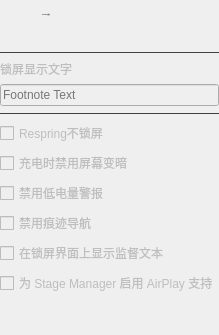
            <widget class="QWidget" name="springboardOptionsPage">
             <layout class="QVBoxLayout" name="verticalLayout_10">
              <property name="leftMargin">
               <number>0</number>
              </property>
              <property name="topMargin">
               <number>0</number>
              </property>
              <property name="rightMargin">
               <number>0</number>
              </property>
              <property name="bottomMargin">
               <number>0</number>
              </property>
              <item>
               <widget class="QWidget" name="horizontalWidget_4" native="true">
                <layout class="QHBoxLayout" name="horizontalLayout_13">
                 <property name="spacing">
                  <number>10</number>
                 </property>
                 <property name="leftMargin">
                  <number>0</number>
                 </property>
                 <property name="topMargin">
                  <number>9</number>
                 </property>
                 <property name="rightMargin">
                  <number>0</number>
                 </property>
                 <property name="bottomMargin">
                  <number>9</number>
                 </property>
                 <item>
                  <widget class="QToolButton" name="toolButton_7">
                   <property name="enabled">
                    <bool>false</bool>
                   </property>
                   <property name="styleSheet">
                    <string notr="true">QToolButton {
	icon-size: 24px;
	background-color: transparent;
	padding-left: 0px;
	padding-right: 5px;
	border-radius: 0px;
}</string>
                   </property>
                   <property name="icon">
                    <iconset>
                     <normaloff>:/icon/app-indicator.svg</normaloff>:/icon/app-indicator.svg</iconset>
                   </property>
                  </widget>
                 </item>
                 <item>
                  <widget class="QWidget" name="verticalWidget_3" native="true">
                   <layout class="QVBoxLayout" name="verticalLayout_7">
                    <property name="spacing">
                     <number>6</number>
                    </property>
                    <property name="leftMargin">
                     <number>0</number>
                    </property>
                    <property name="topMargin">
                     <number>0</number>
                    </property>
                    <property name="rightMargin">
                     <number>0</number>
                    </property>
                    <property name="bottomMargin">
                     <number>0</number>
                    </property>
                    <item>
                     <widget class="QLabel" name="springboardOptionsLbl">
                      <property name="font">
                       <font>
                        <pointsize>-1</pointsize>
                        <bold>false</bold>
                       </font>
                      </property>
                      <property name="text">
                       <string>Springboard 设置</string>
                      </property>
                     </widget>
                    </item>
                    <item>
                     <spacer name="verticalSpacer_19">
                      <property name="orientation">
                       <enum>Qt::Vertical</enum>
                      </property>
                      <property name="sizeType">
                       <enum>QSizePolicy::Fixed</enum>
                      </property>
                      <property name="sizeHint" stdset="0">
                       <size>
                        <width>20</width>
                        <height>16</height>
                       </size>
                      </property>
                     </spacer>
                    </item>
                   </layout>
                  </widget>
                 </item>
                 <item>
                  <spacer name="horizontalSpacer_6">
                   <property name="orientation">
                    <enum>Qt::Horizontal</enum>
                   </property>
                   <property name="sizeHint" stdset="0">
                    <size>
                     <width>40</width>
                     <height>20</height>
                    </size>
                   </property>
                  </spacer>
                 </item>
                </layout>
               </widget>
              </item>
              <item>
               <widget class="Line" name="line_11">
                <property name="styleSheet">
                 <string notr="true">QFrame {
	color: #414141;
}</string>
                </property>
                <property name="frameShadow">
                 <enum>QFrame::Plain</enum>
                </property>
                <property name="orientation">
                 <enum>Qt::Horizontal</enum>
                </property>
               </widget>
              </item>
              <item>
               <widget class="QWidget" name="springboardOptionsPageContent" native="true">
                <property name="enabled">
                 <bool>false</bool>
                </property>
                <property name="maximumSize">
                 <size>
                  <width>650</width>
                  <height>16777215</height>
                 </size>
                </property>
                <layout class="QVBoxLayout" name="_2">
                 <property name="leftMargin">
                  <number>0</number>
                 </property>
                 <property name="topMargin">
                  <number>0</number>
                 </property>
                 <property name="rightMargin">
                  <number>0</number>
                 </property>
                 <property name="bottomMargin">
                  <number>0</number>
                 </property>
                 <item>
                  <widget class="QLabel" name="label_13">
                   <property name="text">
                    <string>锁屏显示文字</string>
                   </property>
                  </widget>
                 </item>
                 <item>
                  <widget class="QLineEdit" name="footnoteTxt">
                   <property name="placeholderText">
                    <string>Footnote Text</string>
                   </property>
                  </widget>
                 </item>
                 <item>
                  <widget class="Line" name="line_6">
                   <property name="styleSheet">
                    <string notr="true">QFrame {
	color: #414141;
}</string>
                   </property>
                   <property name="frameShadow">
                    <enum>QFrame::Plain</enum>
                   </property>
                   <property name="orientation">
                    <enum>Qt::Horizontal</enum>
                   </property>
                  </widget>
                 </item>
                 <item>
                  <widget class="QCheckBox" name="disableLockRespringChk">
                   <property name="text">
                    <string>Respring不锁屏</string>
                   </property>
                  </widget>
                 </item>
                 <item>
                  <widget class="QCheckBox" name="disableDimmingChk">
                   <property name="text">
                    <string>充电时禁用屏幕变暗</string>
                   </property>
                  </widget>
                 </item>
                 <item>
                  <widget class="QCheckBox" name="disableBatteryAlertsChk">
                   <property name="text">
                    <string>禁用低电量警报</string>
                   </property>
                  </widget>
                 </item>
                 <item>
                  <widget class="QCheckBox" name="disableCrumbChk">
                   <property name="text">
                    <string>禁用痕迹导航</string>
                   </property>
                  </widget>
                 </item>
                 <item>
                  <widget class="QCheckBox" name="enableSupervisionTextChk">
                   <property name="text">
                    <string>在锁屏界面上显示监督文本</string>
                   </property>
                  </widget>
                 </item>
                 <item>
                  <widget class="QCheckBox" name="enableAirPlayChk">
                   <property name="text">
                    <string>为 Stage Manager 启用 AirPlay 支持</string>
                   </property>
                  </widget>
                 </item>
                 <item>
                  <spacer name="verticalSpacer_5">
                   <property name="orientation">
                    <enum>Qt::Vertical</enum>
                   </property>
                   <property name="sizeHint" stdset="0">
                    <size>
                     <width>20</width>
                     <height>40</height>
                    </size>
                   </property>
                  </spacer>
                 </item>
                </layout>
               </widget>
              </item>
             </layout>
            </widget>
